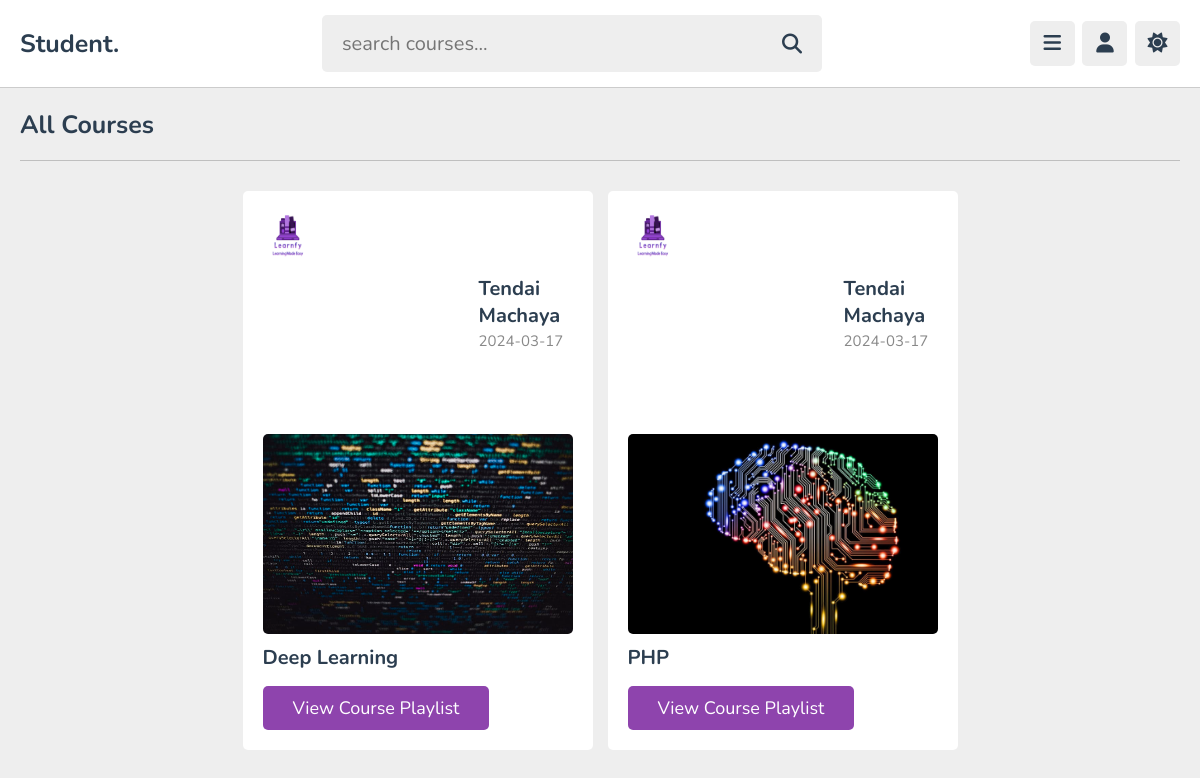
The app's page /view/courses.php (signed in) with its own data.
### tables this page shows
CREATE TABLE `Course` (
  `CourseID` int(11) NOT NULL,
  `CourseName` varchar(255) DEFAULT NULL,
  `Description` text DEFAULT NULL,
  `InstructorID` int(11) DEFAULT NULL,
  `image` varchar(100) NOT NULL,
  `cstatus` varchar(20) NOT NULL DEFAULT 'de-active',
  `date` date NOT NULL DEFAULT current_timestamp()
);

CREATE TABLE `Users` (
  `sid` int(20) NOT NULL,
  `rid` int(20) NOT NULL,
  `pid` int(20) NOT NULL,
  `lname` varchar(50) NOT NULL,
  `fname` varchar(50) NOT NULL,
  `iname` varchar(50) NOT NULL,
  `email` varchar(50) NOT NULL,
  `password` varchar(255) NOT NULL,
  `image` varchar(100) NOT NULL
);

### view/courses.php (the view, shortened to what this page needs)
<!DOCTYPE html>
<html lang="en">
<head>
   <link rel="stylesheet" href="https://cdnjs.cloudflare.com/ajax/libs/font-awesome/6.2.0/css/all.min.css">
   <link rel="stylesheet" href="../css/style.css">
</head>
<body>
<?php include '../functions/user_header_fxn.php'; ?>
<section class="courses">
   <h1 class="heading">all courses</h1>
   <div class="box-container">
      <?php
         $select_courses = $conn->prepare("SELECT * FROM Course WHERE cstatus = ? ORDER BY date DESC");
         $status = 'active';
         $select_courses->bind_param("s", $status);
         $select_courses->execute();
         $result_courses = $select_courses->get_result();
         if($result_courses->num_rows > 0){
            while($fetch_course = $result_courses->fetch_assoc()){
               $course_id = $fetch_course['CourseID'];
               $select_tutor = $conn->prepare("SELECT * FROM Users WHERE sid = ?");
               $select_tutor->bind_param("s", $fetch_course['InstructorID']);
               $select_tutor->execute();
               $fetch_tutor = $select_tutor->get_result()->fetch_assoc();
      ?>
      <div class="box">
         <div class="tutor">
            <div class="thumb">
            <img src="../uploads/<?= $fetch_tutor['image']; ?>" alt=""></div>
            <div>
               <h3><?= $fetch_tutor['fname']." ".$fetch_tutor['lname']; ?></h3>
               <span><?= $fetch_course['date']; ?></span>
            </div>
         </div>
         <div class="thumb">
         <img src="../uploads/<?= $fetch_course['image']; ?>" class="thumb" alt="">
         </div>
         <h3 class="title"><?= $fetch_course['CourseName']; ?></h3>
         <a href="playlist.php?get_id=<?= $course_id; ?>" class="inline-btn">view course playlist</a>
      </div>
      <?php
         }
      }else{
         echo '<p class="empty">no courses added yet!</p>';
      }
      ?>
   </div>
</section>
</body>
</html>

### functions/user_header_fxn.php (shortened to what this page needs)
<header class="header">
   <section class="flex">
      <a href="home.php" class="logo">Student.</a>
      <form action="search_course.php" method="post" class="search-form">
         <input type="text" name="search_course" placeholder="search courses..." required maxlength="100">
         <button type="submit" class="fas fa-search" name="search_course_btn"></button>
      </form>
      <div class="icons">
         <div id="menu-btn" class="fas fa-bars"></div>
         <div id="user-btn" class="fas fa-user"></div>
         <div id="toggle-btn" class="fas fa-sun"></div>
      </div>
   </section>
</header>

### css/style.css (style rules this page uses)
:root { --main-color:#8e44ad; --red:#e74c3c; --oragen:#f39c12; --white:#fff; --black:#2c3e50; --light-color:#888; --light-bg:#eee; --border:.1rem solid rgba(0,0,0,.2); }
* { font-family: 'Nunito', sans-serif; margin: 0; padding: 0; box-sizing: border-box; outline: none; border: none; text-decoration: none; }
html { font-size: 62.5%; overflow-x: hidden; }
body { background-color: var(--light-bg); padding-left: 30rem; }
section { padding:2rem; max-width: 1200px; margin: 0 auto; }
.btn, .option-btn, .delete-btn, .inline-btn, .inline-option-btn, .inline-delete-btn { border-radius: .5rem; padding: 1rem 3rem; font-size: 1.8rem; color: #fff; margin-top: 1rem; text-transform: capitalize; cursor: pointer; text-align: center; }
.inline-btn, .inline-option-btn, .inline-delete-btn { display: inline-block; }
.btn, .inline-btn { background-color: var(--main-color); }
.heading { padding-bottom: 1.8rem; border-bottom: var(--border); font-size: 2.5rem; color: var(--black); text-transform: capitalize; margin-bottom: 3rem; }
.header { background-color: var(--white); border-bottom: var(--border); position: sticky; top: 0; left: 0; right: 0; z-index: 1000; }
.header .flex { padding: 1.5rem 2rem; position: relative; display: flex; align-items: center; justify-content: space-between; }
.header .flex .logo { font-size: 2.5rem; color: var(--black); font-weight: bolder; }
.header .flex .search-form { width: 50rem; border-radius: .5rem; display: flex; align-items: center; gap: 2rem; padding: 1.5rem 2rem; background-color: var(--light-bg); }
.header .flex .search-form input { width: 100%; background:none; font-size: 2rem; color: var(--black); }
.header .flex .search-form button { font-size: 2rem; color: var(--black); cursor: pointer; background: none; }
.header .flex .icons div { font-size: 2rem; color: var(--black); border-radius: .5rem; height: 4.5rem; cursor: pointer; width: 4.5rem; line-height: 4.4rem; background-color: var(--light-bg); text-align: center; margin-left: .5rem; }
.courses .box-container { display: grid; grid-template-columns: repeat(auto-fit, 35rem); gap: 1.5rem; align-items: flex-start; justify-content: center; }
.courses .box-container .box { border-radius: .5rem; background-color: var(--white); padding: 2rem; }
.courses .box-container .box .tutor { margin-bottom: 2rem; display: flex; align-items: center; gap: 2rem; }
.courses .box-container .box .tutor img { width: 5rem; height: 5rem; border-radius: 50%; object-fit: cover; margin-bottom: .5rem; }
.courses .box-container .box .tutor h3 { font-size: 2rem; color: var(--black); margin-bottom: .2rem; }
.courses .box-container .box .tutor span { font-size: 1.5rem; color: var(--light-color); }
.courses .box-container .box .thumb { width: 100%; border-radius: .5rem; height: 20rem; object-fit: cover; margin-bottom: .3rem; }
.courses .box-container .box .title { font-size: 2rem; color: var(--black); margin-top: .5rem; padding: .5rem 0; }
@media (max-width:1200px) { body { padding-left: 0; } }

### records on screen
course: InstructorID.image (picture), InstructorID.fname "Tendai", InstructorID.lname "Machaya", date "2024-03-17", image (picture), CourseName "Deep Learning"
course: InstructorID.image (picture), InstructorID.fname "Tendai", InstructorID.lname "Machaya", date "2024-03-17", image (picture), CourseName "PHP"
